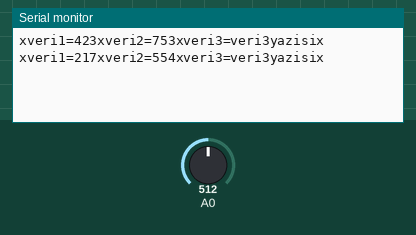
Simulated run of this sketch. Board: Arduino Uno, built with avr-gcc and run on an emulated ATmega328P. Shown: the last lines printed to the serial monitor. The test bench sets the inputs (shaded band); at power-on: A0 = 512. Random numbers use the default seed unless the sketch sets one.

Above: at 1.8 s.
1.9 s: A0 set to 716
At 2.8 s:
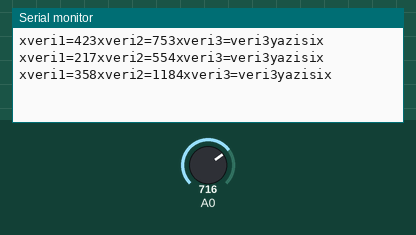
3.4 s: A0 set to 900
At 4.7 s:
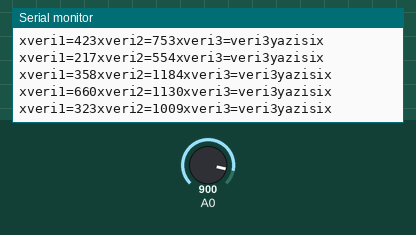
Timing chart, 0 to 6.4 s (numbered marks = the images above; inputs shaded):
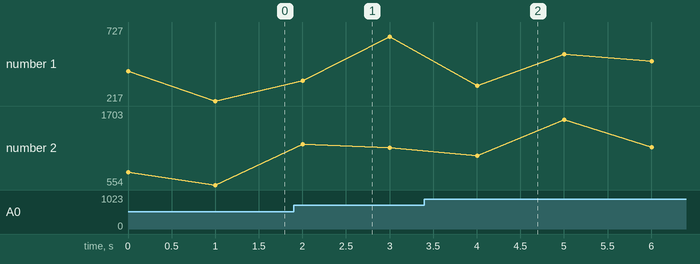

Measured:
- after the input at 1.9 s, the serial monitor: prints a new line after 0.10 s (image 1)
- after the input at 3.4 s, the serial monitor: prints a new line after 0.61 s (image 2)
- plotted number 1: 217 → 660 after the input at 1.9 s, 660 → 303 after the input at 3.4 s
- plotted number 2: 554 → 1130 after the input at 1.9 s, 1130 → 1369 after the input at 3.4 s

The sketch:

ardunio_seri_port_okuma.ino
```cpp
int veri1;
int veri2;
String veri3;
int random_verisi;
void setup() {
  // put your setup code here, to run once:
  Serial.begin(9600);
  pinMode(A0,INPUT);
}

void loop() {
  random_verisi=analogRead(A0);

  veri1=random(0,random_verisi);
  veri2=random(random_verisi,random_verisi*2);
  veri3="veri3yazisi";


  String data = "";
  data += "x";
  data += "veri1=";
  data += veri1;
  data += "x";
  data += "veri2=";
  data += veri2;
  data += "x";
  data += "veri3=";
  data += veri3;
  data += "x";
  int len = data.length() + 1;
  char arr[len];
  data.toCharArray(arr, len);
  Serial.println(arr);
  delay(1000);
}
```
